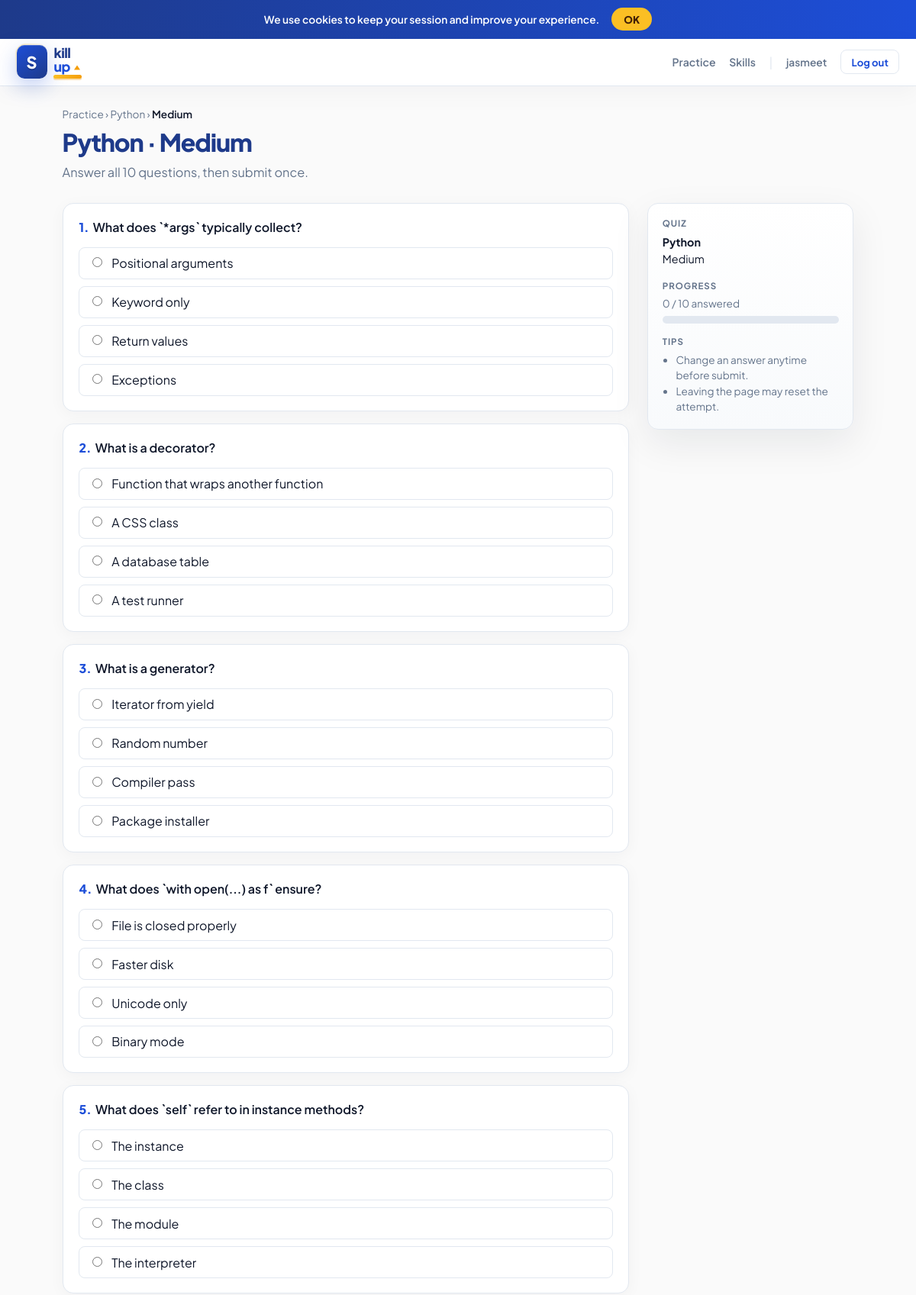
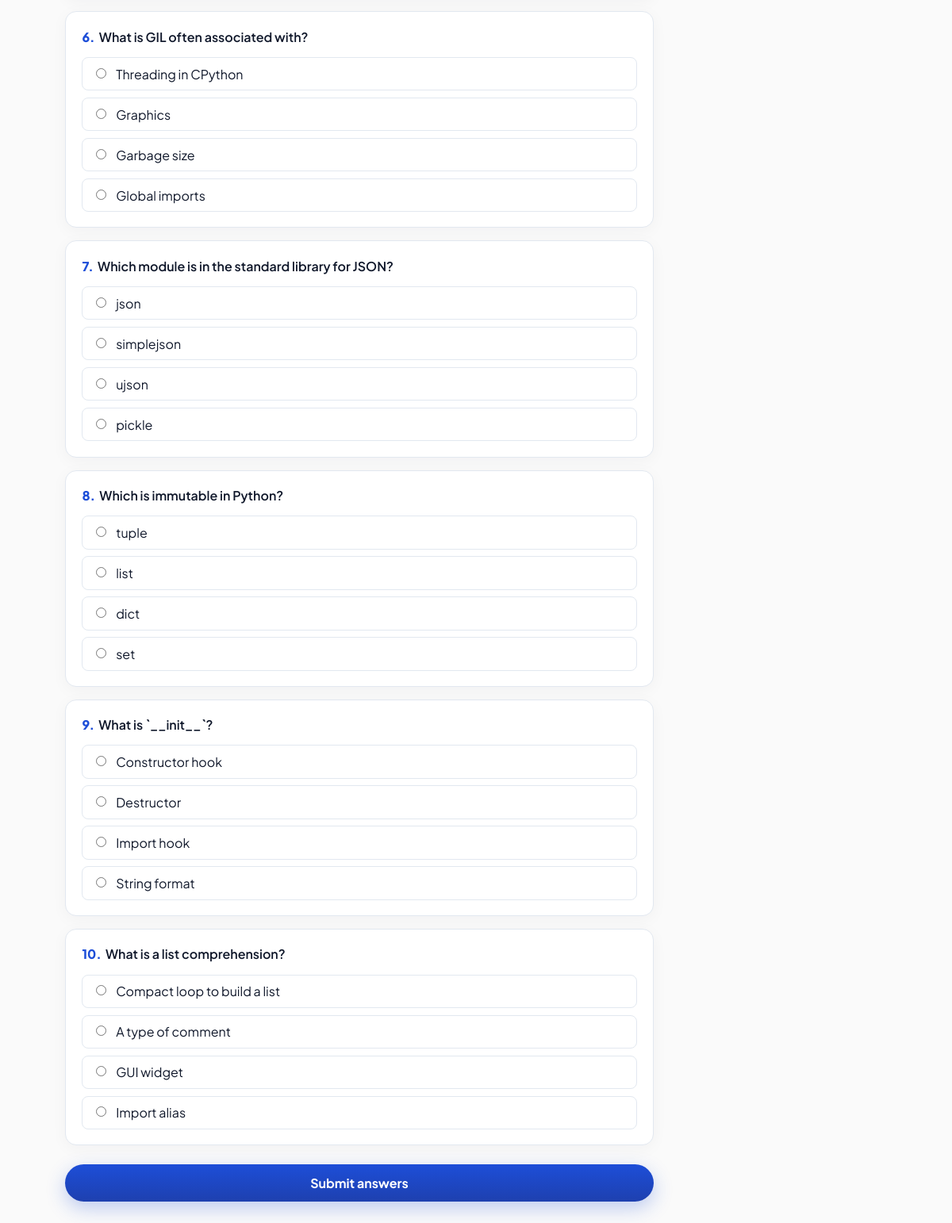
Screenshot of /language/python/quiz/med/ (signed in) with the database file from the repository (2 pictures, top to bottom).
### quiz/models.py (models this page shows, shortened)
class Language(models.Model):
    name = models.CharField(max_length=80)
    slug = models.SlugField(unique=True, max_length=80)
    icon_class = models.CharField(
        max_length=120,
        default="fa-solid fa-code",
        help_text="Font Awesome class, e.g. fa-brands fa-python",
    )
    blurb = models.CharField(max_length=200, blank=True)
    order = models.PositiveSmallIntegerField(default=0)
    class Meta:
        ordering = ["order", "name"]

class Question(models.Model):
    class Difficulty(models.TextChoices):
        LOW = "low", "Low"
        MED = "med", "Medium"
        HIGH = "high", "High"
    language = models.ForeignKey(
        Language, on_delete=models.CASCADE, related_name="questions"
    )
    difficulty = models.CharField(
        max_length=8, choices=Difficulty.choices, db_index=True
    )
    text = models.TextField()
    choice_a = models.CharField(max_length=500)
    choice_b = models.CharField(max_length=500)
    choice_c = models.CharField(max_length=500)
    choice_d = models.CharField(max_length=500)
    correct = models.CharField(
        max_length=1,
        choices=[("a", "A"), ("b", "B"), ("c", "C"), ("d", "D")],
    )
    class Meta:
        ordering = ["language", "difficulty", "id"]

### quiz/views.py (the view, shortened to what this page needs)
@login_required
@require_http_methods(["GET", "POST"])
def take_quiz(request, slug, difficulty):
    language = get_object_or_404(Language, slug=slug)
    valid = {c[0] for c in Question.Difficulty.choices}
    if difficulty not in valid:
        raise Http404()
    pool = list(
        Question.objects.filter(language=language, difficulty=difficulty).values_list(
            "id", flat=True
        )
    )
    picked_ids = random.sample(pool, QUIZ_SIZE)
    request.session[SESSION_QUIZ_KEY] = {
        "slug": slug,
        "difficulty": difficulty,
        "question_ids": picked_ids,
    }
    questions = list(
        Question.objects.filter(id__in=picked_ids).order_by("id")
    )
    random.shuffle(questions)
    return render(
        request,
        "quiz/take_quiz.html",
        {
            "language": language,
            "difficulty": difficulty,
            "difficulty_label": dict(Question.Difficulty.choices).get(
                difficulty, difficulty
            ),
            "questions": questions,
            "quiz_size": QUIZ_SIZE,
        },
    )

### quiz/templates/quiz/take_quiz.html (shortened to what this page needs)
{% extends "quiz/base.html" %}
{% block content %}
<div class="su-shell">
  <div class="su-breadcrumb">
    <a href="{% url 'quiz:dashboard' %}">Practice</a> ›
    <a href="{% url 'quiz:select_level' language.slug %}">{{ language.name }}</a> ›
    <strong>{{ difficulty_label }}</strong>
  </div>
  <h1 class="su-page-title">{{ language.name }} · {{ difficulty_label }}</h1>
  <p class="su-page-sub">Answer all {{ quiz_size }} questions, then submit once.</p>
  <div class="su-quiz-layout">
    <form method="post" action="{% url 'quiz:take_quiz' language.slug difficulty %}" id="su-quiz-form">
      {% for q in questions %}
      <div class="su-q-card" data-q="{{ forloop.counter }}">
        <h3><span class="su-q-num">{{ forloop.counter }}.</span> {{ q.text }}</h3>
        <div class="su-choices">
          <label class="su-choice">
            <input type="radio" name="q_{{ q.id }}" value="a" required>
            <span>{{ q.choice_a }}</span>
          </label>
          <label class="su-choice">
            <input type="radio" name="q_{{ q.id }}" value="b">
            <span>{{ q.choice_b }}</span>
          </label>
          <label class="su-choice">
            <input type="radio" name="q_{{ q.id }}" value="c">
            <span>{{ q.choice_c }}</span>
          </label>
          <label class="su-choice">
            <input type="radio" name="q_{{ q.id }}" value="d">
            <span>{{ q.choice_d }}</span>
          </label>
        </div>
      </div>
      {% endfor %}
      <button type="submit" class="su-btn su-btn-primary su-btn-lg su-btn-block" style="margin-top:0.5rem">Submit answers</button>
    </form>
    <aside class="su-sidebar">
      <h4>Quiz</h4>
      <p style="margin:0;line-height:1.5"><strong>{{ language.name }}</strong><br>{{ difficulty_label }}</p>
      <h4 style="margin-top:1rem">Progress</h4>
      <p style="margin:0;font-size:0.85rem;color:var(--muted)"><span id="su-answered">0</span> / {{ quiz_size }} answered</p>
      <div class="su-progress" aria-hidden="true"></div>
      <h4 style="margin-top:1rem">Tips</h4>
      <ul style="margin:0;padding-left:1.1rem;color:var(--muted);font-size:0.85rem;line-height:1.5">
        <li>Change an answer anytime before submit.</li>
        <li>Leaving the page may reset the attempt.</li>
      </ul>
    </aside>
  </div>
</div>
{% endblock %}

### quiz/templates/quiz/base.html (shortened to what this page needs)
{% load static %}
<!DOCTYPE html>
<html lang="en">
<head>
  <link rel="stylesheet" href="https://cdnjs.cloudflare.com/ajax/libs/font-awesome/6.5.1/css/all.min.css">
  <link rel="stylesheet" href="{% static 'quiz/css/skillup.css' %}">
</head>
<body class="{% block body_class %}{% endblock %}">
  <div id="su-cookie" class="su-cookie" hidden>
    <span>We use cookies to keep your session and improve your experience.</span>
    <button type="button" id="su-cookie-ok">OK</button>
  </div>
  {% block body %}
    {% if request.user.is_authenticated %}
    <header class="su-topbar">
      {% url 'quiz:dashboard' as dash_url %}
      {% include "quiz/includes/logo.html" with logo_href=dash_url variant="default" compact=1 %}
      <nav class="su-nav-links">
        <a href="{% url 'quiz:dashboard' %}">Practice</a>
        <a href="{% url 'quiz:dashboard' %}#skills">Skills</a>
        <span style="color:var(--line);user-select:none">|</span>
        <span style="color:var(--muted);font-size:0.86rem;font-weight:600">{{ request.user.username }}</span>
        <form method="post" action="{% url 'quiz:logout' %}" style="display:inline;margin:0">
          <button type="submit" class="su-btn su-btn-ghost" style="padding:0.4rem 0.85rem;font-size:0.82rem">Log out</button>
        </form>
      </nav>
    </header>
    {% endif %}
    <main>
      {% block content %}{% endblock %}
    </main>
  {% endblock %}
</body>
</html>

### rows the page displays
Language: name "Python"
Question: text "What does `*args` typically collect?", choice_a "Positional arguments", choice_b "Keyword only", choice_c "Return values", choice_d "Exceptions"
Question: text "What is a decorator?", choice_a "Function that wraps another function", choice_b "A CSS class", choice_c "A database table", choice_d "A test runner"
Question: text "What is a generator?", choice_a "Iterator from yield", choice_b "Random number", choice_c "Compiler pass", choice_d "Package installer"
Question: text "What does `with open(...) as f` ensure?", choice_a "File is closed properly", choice_b "Faster disk", choice_c "Unicode only", choice_d "Binary mode"
Question: text "What does `self` refer to in instance methods?", choice_a "The instance", choice_b "The class", choice_c "The module", choice_d "The interpreter"
Question: text "What is GIL often associated with?", choice_a "Threading in CPython", choice_b "Graphics", choice_c "Garbage size", choice_d "Global imports"
Question: text "Which module is in the standard library for JSON?", choice_a "json", choice_b "simplejson", choice_c "ujson", choice_d "pickle"
Question: text "Which is immutable in Python?", choice_a "tuple", choice_b "list", choice_c "dict", choice_d "set"
Question: text "What is `__init__`?", choice_a "Constructor hook", choice_b "Destructor", choice_c "Import hook", choice_d "String format"
Question: text "What is a list comprehension?", choice_a "Compact loop to build a list", choice_b "A type of comment", choice_c "GUI widget", choice_d "Import alias"

### other values shown
{{ request.user.username }} "jasmeet"
{{ difficulty_label }} "Medium"
